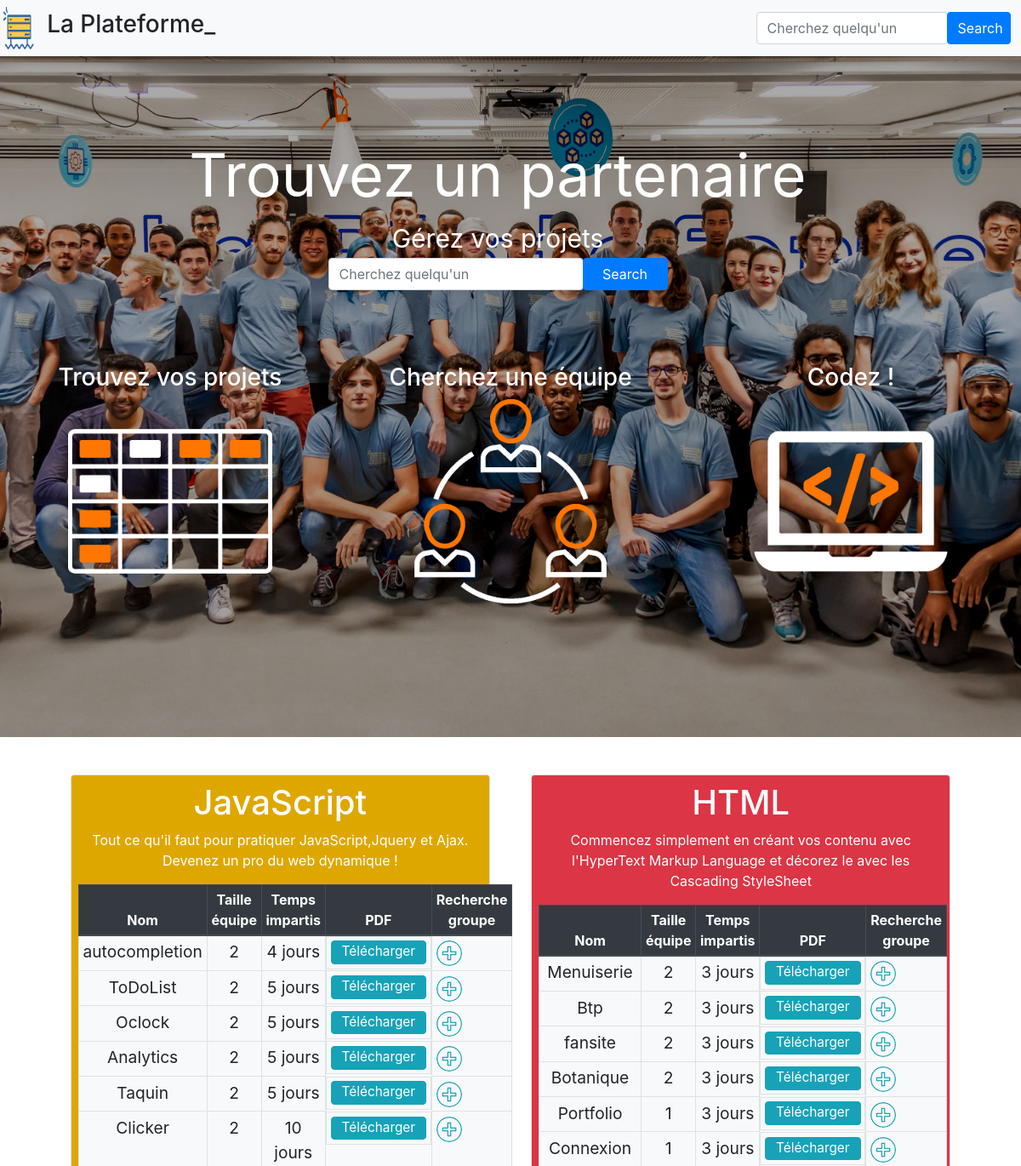
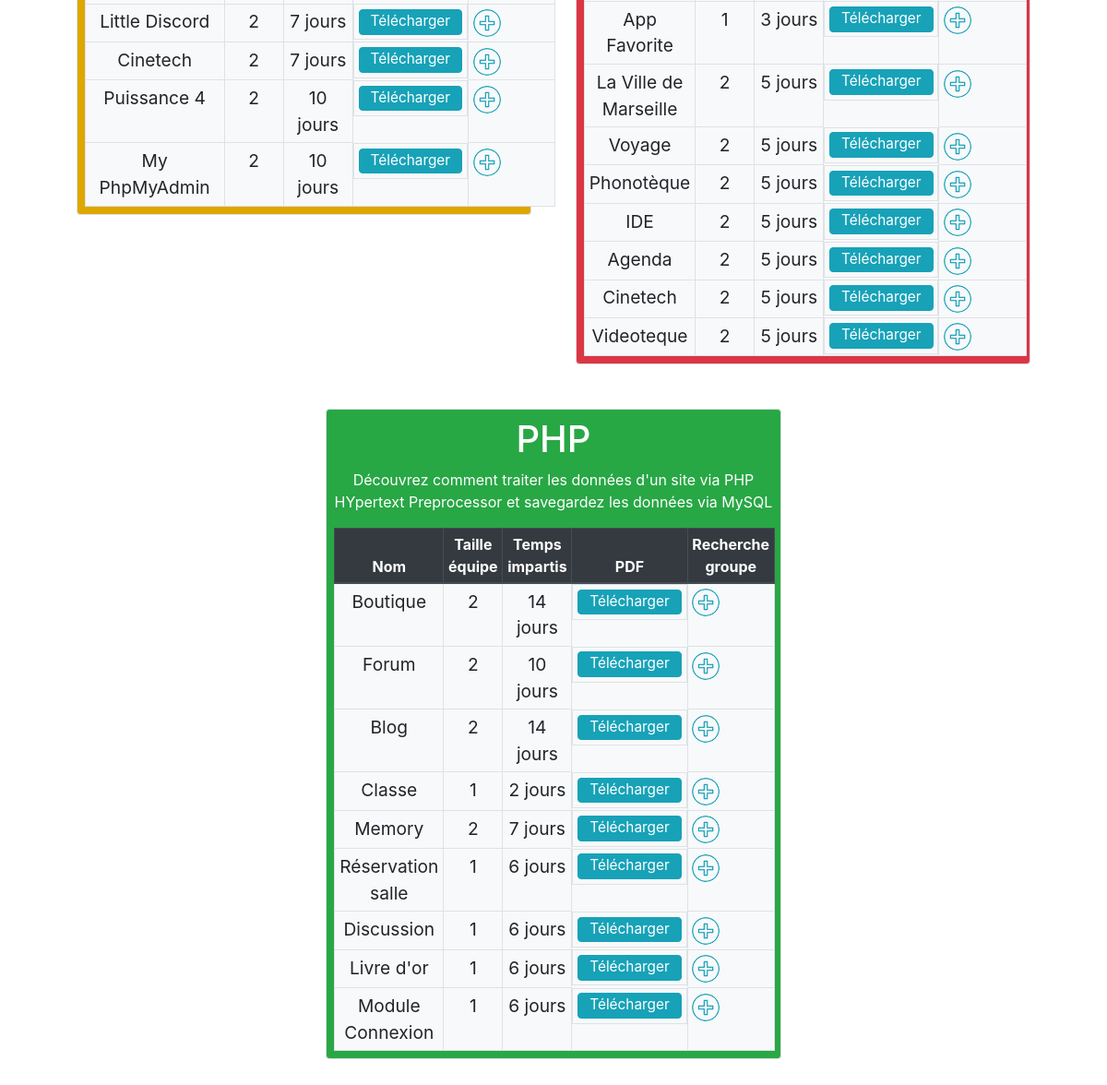
The page / (signed in) on the database its author committed (2 pictures, top to bottom).
### tables this page shows
CREATE TABLE `units` (
  `id` int NOT NULL AUTO_INCREMENT,
  `name` varchar(255) NOT NULL,
  `description` text NOT NULL,
  `color` varchar(255) NOT NULL,
  `promo` int NOT NULL,
  PRIMARY KEY (`id`)
);

CREATE TABLE `projects` (
  `name` varchar(255) NOT NULL,
  `pdf` varchar(255) NOT NULL,
  `chrono` int NOT NULL,
  `min_size` int NOT NULL,
  `id` int NOT NULL AUTO_INCREMENT,
  `promo` int NOT NULL,
  `unit` int NOT NULL,
  PRIMARY KEY (`id`)
);

### models/bdd/bdd.php (called while the page is built, shortened)
<?php
class Bdd
{
    public function __construct() {
        try {
		$pdo = new PDO("mysql:host=localhost;dbname=autocompletion;charset=UTF8","root","");
		$pdo->setAttribute( PDO::ATTR_ERRMODE, PDO::ERRMODE_WARNING );
	} catch(Exception $e) {
		throw new Exception("Une erreur est survenue lors de la connection ".$e->getMessage());
	}
	$this->pdo = $pdo;
    }
}

### models/unit/unit.php (called while the page is built)
<?php
require("models/bdd/bdd.php");
class Unit extends Bdd {
	public function get_unit_infos($id_unit){
		$sth = $this->pdo->prepare("SELECT * FROM units where id=?");
		if($sth->execute(array($id_unit))) {
			return $sth->fetchAll(PDO::FETCH_ASSOC);
		} else {
			throw new Exception("Can't get unit infos : Bad id '$id_unit'");
		}
	}
	public function get_unit_projects($id_unit, $promo) {
		$sth = $this->pdo->prepare("SELECT * FROM projects WHERE unit=? and promo=?");
		if($sth->execute(array($id_unit, $promo))) {
			return $sth->fetchAll(PDO::FETCH_ASSOC);
		} else {
			throw new Exception("Can't get projects from unit Bad id '$id_unit'");
		}
	}
	public function get_all_unit() {
		return $this->pdo->query("SELECT * FROM units")->fetchAll(PDO::FETCH_ASSOC);
	}
}

### views/project_table_content.php (the view, shortened to what this page needs)
<tr style='font-size:1.2em;'>
	<td class='text-center'><?=$project["name"]?></td>
	<td class='text-center'><?=$project["min_size"]?></td>
	<td class='text-center'><?=$project["chrono"]?> jours</td>
	<td class='d-flex justify-content-center'><a href='<?=$project["pdf"]?>' class='btn btn-info project_pdf_btn m-0 pb-0 pt-0' style='height:1.8em;font-size:0.8em;'>Télécharger</a></td>
	<td class=' '><img src='medias/add.png' class='rounded-circle' height='30'/></td>
</tr>
<?php $table_content = ob_get_clean();?>

### index.php (shortened to what this page needs)
<?php
	if(!isset($_SESSION["logged"])) {
		require("views/connexion_inscription.php");
	} else {
		require("main.php");
	}
?>

### main.php (shortened to what this page needs)
<!DOCTYPE html>
<html lang="fr">
	<head>
	    <link rel="stylesheet" href="https://stackpath.bootstrapcdn.com/bootstrap/4.5.0/css/bootstrap.min.css">
	    <link rel="stylesheet" type="text/css" href="css/style.css">
	</head>
	<body class='m-0 p-0'>
	    <header class='d-flex row w-100 m-0 justify-content-center bg-light border-secondary'>
		<div class='input-group w-100 row col-12 mt-2 justify-content-between p-0 mb-2 mr-2' >
			<div class='col-4 row align-items-center m-0 p-0'>
				<img src='medias/logo.png' class='col-lg-2 col-4' height='50' />
				<p class='h3 text-black' class='col-lg-8 col-8 m-0 p-0'>La Plateforme_</p>
			</div>
			<div class='p-0 m-0 row col-lg-3 col-md-5 col-6 search_parent align-items-center' >
				<input id="search" type="text" name="research" placeholder="Cherchez quelqu'un" class='form-control col-lg-9 col-8'/>
				<div class='input-group-append col-lg-3 col-4 p-0'>
					<button class='btn btn-primary col-12' style='height:fit-content;'type='button' name='search' id='searchBtn'>Search</button>
				</div>
			</div>
		</div>
	    </header>
	    <main>
		<div class='w-100 row  ml-0 mb-3 p-0' style='background:url("medias/promo2002-dark.jpeg") no-repeat center;background-size:cover; height:50em;'>
			<div class='input-group row col-12 mt-2 justify-content-center p-0 mb-2 mr-2 align-items-center' >
				<div class='p-0 m-0 row col-lg-12 align-items-center justify-content-center search_main_parent' style='height:fit-content;'>
					<p class='text-white text-center col-12 m-0' style='font-size:70px;'>Trouvez un partenaire</p>
					<p class='text-white text-center col-12 m-0' style='font-size:30px;'>Gérez vos projets</p>
					<input id="search_main" type="text" name="research" placeholder="Cherchez quelqu'un" class='form-control col-3'/>
					<div class='input-group-append col-1 p-0'>
						<button class='btn btn-primary col-12' style='height:fit-content;'type='button' name='search' id='searchBtn'>Search</button>
					</div>
				</div>
			</div>
			<div class='row col-12 m-0 p-0 justify-content-around'>
				<div class='col-4 m-0 p-0 row justify-content-center' style='height:fit-content;'>
					<p class='h3 text-white text-center col-12' style='height:fit-content;'>Trouvez vos projets</p>
					<img src='medias/project.png' style='height:15em;'/>
				</div>
				<div class='col-4 m-0 p-0 row justify-content-center' style='height:fit-content;'>
					<p class='h3 text-white text-center col-12' style='height:fit-content;'>Cherchez une équipe</p>
					<img src='medias/collaborate.png' style='height:15em;'/>
				</div>
				<div class='col-4 m-0 p-0 row justify-content-center' style='height:fit-content;'>
					<p class='h3 text-white text-center col-12' style='height:fit-content;'>Codez !</p>
					<img src='medias/program.png' style='height:15em;'/>
				</div>
			</div>
		</div>
		<div class='m-1 mt-3 p-1 row justify-content-center'>
			<?php require("controller/projects_tables.php"); ?>
		</div>
	    </main>
	</body>
</html>

### views/project_table.php (shortened to what this page needs)
<div class='card border rounded col-5 p-2 m-4' style='height:fit-content;background:<?=$unit["color"]?>;'>
	<p class='h2 text-white text-center' style='font-size:2.5em;'><?=$unit["name"]?></p>
	<p class='text-white text-center' style='font-size:1em;'><?=$unit["description"]?></p>
	<table class='table col-12 table-stripped table-bordered table-sm mb-0'>
		<thead class='thead-dark'>
			<tr>
				<th class='text-center' style='width:5em;'>Nom</th>
				<th class='text-center' style='width:7em;'>Taille équipe</th>
				<th class='text-center' style='width:7em;'>Temps impartis</th>
				<th class='text-center' style='width:1em;'>PDF</th>
				<th class='text-center' style='width:9em;'>Recherche groupe</th>
			</tr>
		</thead>
		<tbody class='bg-light'>
<?php $table_head = ob_get_clean(); ?>

### controller/projects_tables.php (shortened to what this page needs)
<?php
require("models/unit/unit.php");
try {
	$u = new Unit();
	$units = $u->get_all_unit();
	foreach($units as $unit) {
			$infos = $u->get_unit_infos($unit["id"]);
			require("views/project_table.php");
			echo $table_head;
			$projects = $u->get_unit_projects($unit["id"], $_SESSION["promo"]);
			foreach($projects as $project) {
				require("views/project_table_content.php");
				echo $table_content;
			}
			require("views/project_table_end.php");
			echo $table_end;
	}
} catch (Exception $e) {
	echo $e->get_error_message();
}

### views/project_table_end.php (shortened to what this page needs)
		</tbody>
	</table>
</div>
<?php $table_end = ob_get_clean(); ?>

### css/style.css (style rules this page uses)
body { overflow-x:hidden; }
.search_parent { position:relative; }

### rows shown on the page
units: name "JavaScript", description "Tout ce qu'il faut pour pratiquer JavaScript,Jquery et Ajax. Devenez un pro du web dynamique !", projects.name "autocompletion", projects.min_size "2", projects.chrono "4", projects.name "ToDoList", projects.chrono "5", projects.name "Oclock", projects.name "Analytics", projects.name "Taquin", projects.name "Clicker", projects.chrono "10", projects.name "Little Discord", projects.chrono "7", projects.name "Cinetech", projects.name "Puissance 4", projects.name "My PhpMyAdmin"
units: name "HTML", description "Commencez simplement en créant vos contenu avec l'HyperText Markup Language et décorez le avec les Cascading StyleSheet", projects.name "Menuiserie", projects.min_size "2", projects.chrono "3", projects.name "Btp", projects.name "fansite", projects.name "Botanique", projects.name "Portfolio", projects.min_size "1", projects.name "Connexion", projects.name "App Favorite", projects.name "La Ville de Marseille", projects.chrono "5", projects.name "Voyage", projects.name "Phonotèque", projects.name "IDE", projects.name "Agenda", projects.name "Cinetech", projects.name "Videoteque"
units: name "PHP", description "Découvrez comment traiter les données d'un site via PHP HYpertext Preprocessor et savegardez les données via MySQL", projects.name "Boutique", projects.min_size "2", projects.chrono "14", projects.name "Forum", projects.chrono "10", projects.name "Blog", projects.name "Classe", projects.min_size "1", projects.chrono "2", projects.name "Memory", projects.chrono "7", projects.name "Réservation salle", projects.chrono "6", projects.name "Discussion", projects.name "Livre d'or", projects.name "Module Connexion"
